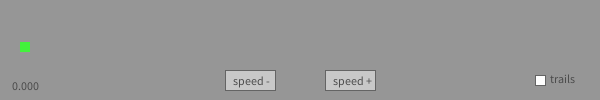
Frame 1 (no input)
Frame 60 (the mouse pressed at the canvas centre just before this capture): identical to frame 1, image omitted
Frame 120 (the mouse held since frame 60 and released just before this capture): identical to frame 1, image omitted

The Processing sketch that drew this single still picture (run headless with seeded random() and noise(); from frame 60 on, the mouse is pressed at the canvas centre):

// Processing sketch: Interactive_start_Button_Example
// ── Interactive_start_Button_Example.pde
// Final Interactive Button Example
// font used for button text
PFont myFont;
//buttons
float btn1X, btn1Y, btn1W, btn1H;
float btn2X, btn2Y, btn2W, btn2H;
float btn3X, btn3Y, btn3W, btn3H;
color btnUpState = color(200, 200, 200);
color btnOverState = color(200, 200, 50);
color btnDownState = color(255, 150, 20);
color btn1Background = btnUpState;
color btn2Background = btnUpState;
// moving square
float x = 25;
float w = 10;
float h = w;
// randomly place square y position on screen
float y = random(h/2, 70);
float xSpeed = 0;
color movingSquareBackground = color(random(255), 
random(255), random(255));
//controls mouse trails
boolean isTrailable = false;
// mouse trails check box
boolean isTrailsSelected = false;
void setup(){
size(600, 100);
// load font from within the sketch's data directory
//buttons
//speed- button
btn1X = 250;
btn1Y = height-20;
btn1W = 50;
btn1H = 20;
//speed+ button
btn2X = width-250;
btn2Y = height-20;
btn2W = 50;
btn2H = 20;
// check box controls mouse trails
btn3X = width-60;
btn3Y = height-20;
btn3W = 10;
btn3H = 10;
}
void draw(){
rectMode(CENTER);
// mouse trails
if (isTrailable){
fill(150, 16);
rect(width/2, height/2, width, height);
}
else {
background(150);
}
stroke(100);
//btn 1 - decreases speed
fill(btn1Background);
rect(btn1X, btn1Y, btn1W, btn1H);
fill(75);
text("speed -", btn1X-17, btn1Y+btn1H/4);
//btn2 - increases speed
fill(btn2Background);
rect(btn2X, btn2Y, btn2W, btn2H);
fill(75);
text("speed +", btn2X-17, btn2Y+btn2H/4);
//btn3 - check box controls mouse trails
fill(255);
rect(btn3X, btn3Y, btn3W, btn3H);
fill(75);
text("trails", btn3X+10, btn3Y+btn3H/4);
if (isTrailsSelected){
// draw x in box
line(btn3X-btn3W/2, btn3Y-btn3H/2, btn3X+btn3W/2, btn3Y+btn3H/2);
line(btn3X-btn3W/2, btn3Y+btn3H/2, btn3X+btn3W/2, btn3Y-btn3H/2);
}
//moving square
fill(movingSquareBackground);
noStroke();
rect(x, y, w, h);
x+=xSpeed;
// show speed
rect(x, y, w, h);
fill(75);
text(xSpeed, 10, height-10);
// ensure square stays on screen
if (x>width){
x = 0;
y = random(h/2, 70);
movingSquareBackground = color(random(255), 
random(255), random(255));
}
else if (x<0){
x = width;
y = random(h/2, 70);
movingSquareBackground = color(random(255), 
random(255), random(255));
}
}
void mousePressed(){
if (mouseX>btn1X-btn1W/2 && mouseX< btn1X+btn1W/2 && 
mouseY>btn1Y-btn1H/2 && mouseY< btn1Y+btn1H/2){
  xSpeed-=.2;
btn1Background = btnDownState;
}
if (mouseX>btn2X-btn2W/2 && mouseX< btn2X+btn2W/2 && 
mouseY>btn2Y-btn2H/2 && mouseY< btn2Y+btn2H/2){
xSpeed+=.2;
btn2Background = btnDownState;
}
if (mouseX>btn3X-btn3W/2 && mouseX< btn3X+btn3W/2 && 
mouseY>btn3Y-btn3H/2 && mouseY< btn3Y+btn3H/2){
if (isTrailsSelected) {
isTrailsSelected = false;
isTrailable = false;
}
else {
isTrailsSelected = true;
isTrailable = true;
}
}
}
void mouseReleased(){
if (btn1Background==btnDownState){
btn1Background = btnOverState;
}
else if (btn2Background==btnDownState){
btn2Background = btnOverState;
}
}
void mouseMoved(){
if (mouseX>btn1X-btn1W/2 && mouseX< btn1X+btn1W/2 && 
mouseY>btn1Y-btn1H/2 && mouseY< btn1Y+btn1H/2){
cursor(HAND);
btn1Background = btnOverState;
}
else {
cursor(ARROW);
btn1Background = btnUpState;
}
if (mouseX>btn2X-btn2W/2 && mouseX< btn2X+btn2W/2 && 
mouseY>btn2Y-btn2H/2 && mouseY< btn2Y+btn2H/2){
cursor(HAND);
btn2Background = btnOverState;
}
else {
cursor(ARROW);
btn2Background = btnUpState;
}
//button 3
if (mouseX>btn3X-btn3W/2 && mouseX< btn3X+btn3W/2 && 
mouseY>btn3Y-btn3H/2 && mouseY< btn3Y+btn3H/2){
cursor(HAND);
}
else {
cursor(ARROW);
}
}
